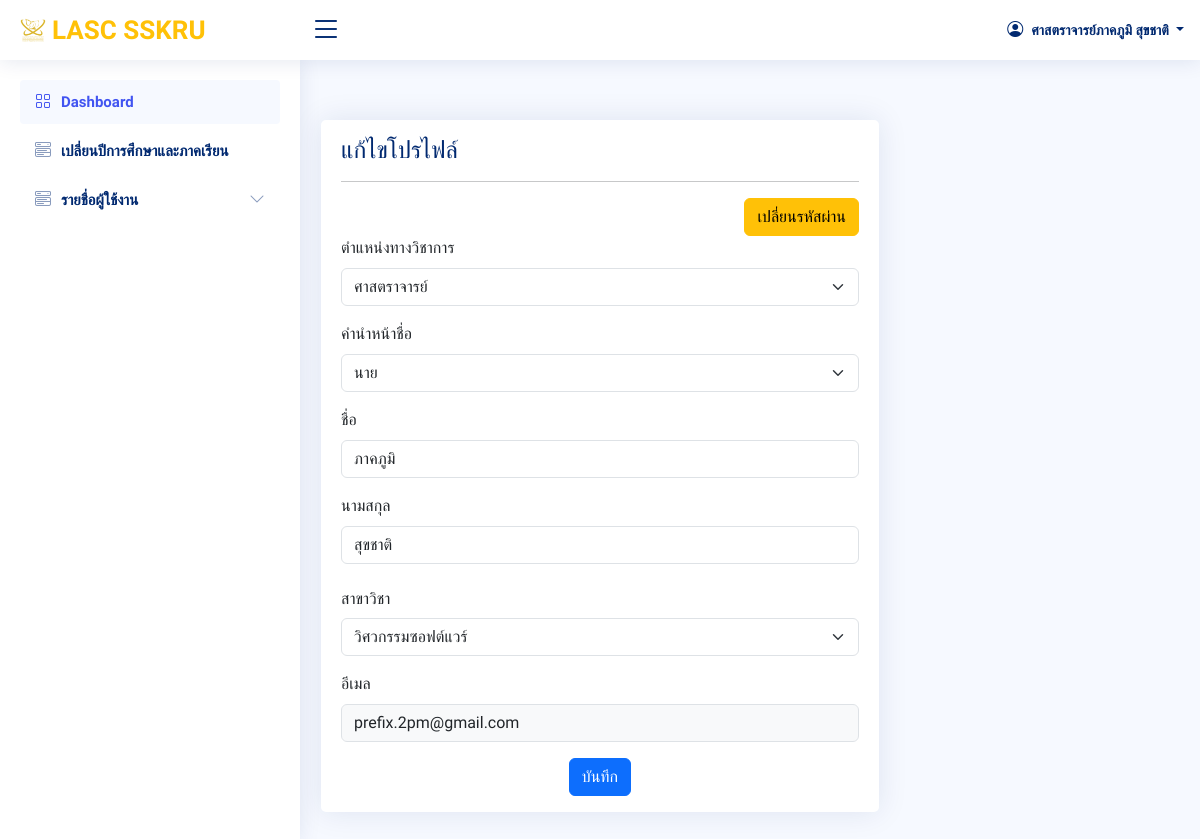
The page /index_admin.php?page=users/account&lastPage=index_admin.php?page=admin/dashboard (signed in) on the database as committed earlier.
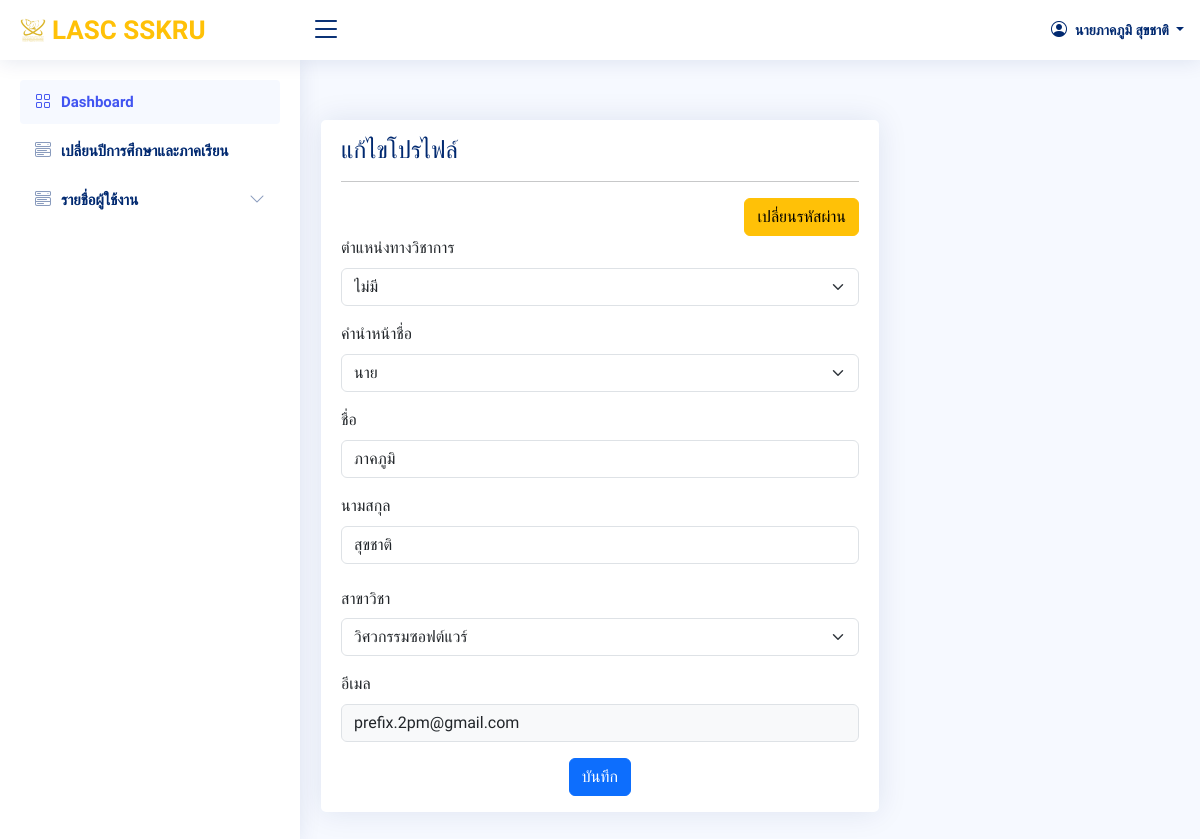
The same page on the database as committed later.
### tables this page shows
CREATE TABLE `users` (
  `userId` int(20) NOT NULL,
  `academic_rank` varchar(50) NOT NULL,
  `nametitle` varchar(50) NOT NULL,
  `firstname` varchar(50) NOT NULL,
  `lastname` varchar(50) NOT NULL,
  `branch` varchar(50) NOT NULL,
  `email` varchar(50) NOT NULL,
  `password` varchar(255) NOT NULL,
  `urole` varchar(50) NOT NULL,
  `isAdmin` varchar(10) NOT NULL,
  `created_at` timestamp NOT NULL DEFAULT current_timestamp()
);

### index_admin.php (the view, shortened to what the changed rows need)
<?php
  require_once 'config/db.php';
  $userId = $_SESSION['userId'];
  if (isset($_SESSION['userId'])) {
    $stmt = $conn->query("SELECT * FROM users WHERE userId = '$userId'");
    $stmt->execute();
    $row = $stmt->fetch(PDO::FETCH_ASSOC);
  }
?>
<!DOCTYPE html>
<html lang="en">
<head>
  <link href="assets/vendor/bootstrap/css/bootstrap.min.css" rel="stylesheet">
  <link href="assets/vendor/bootstrap-icons/bootstrap-icons.css" rel="stylesheet">
  <link href="assets/vendor/boxicons/css/boxicons.min.css" rel="stylesheet">
  <link href="assets/vendor/quill/quill.snow.css" rel="stylesheet">
  <link href="assets/vendor/quill/quill.bubble.css" rel="stylesheet">
  <link href="assets/vendor/remixicon/remixicon.css" rel="stylesheet">
  <link href="assets/vendor/simple-datatables/style.css" rel="stylesheet">
  <link href="assets/css/style.css" rel="stylesheet">
</head>
<body>
  <header id="header" class="header fixed-top d-flex align-items-center">
    <nav class="header-nav ms-auto">
      <ul class="d-flex align-items-center">
        <li class="nav-item dropdown pe-3">
          <a class="nav-link nav-profile d-flex align-items-center pe-0" href="#" data-bs-toggle="dropdown">
          <i class="bi bi-person-circle"></i>
            <span class="d-none d-md-block dropdown-toggle ps-2">
            <?php
              if($row['academic_rank'] == 'ไม่มี'){
                echo  $row['nametitle'] . $row['firstname'] . ' ' . $row['lastname'];
              }elseif(($row['academic_rank'] == 'ศาสตราจารย์' or $row['academic_rank'] == 'รองศาสตราจารย์' or $row['academic_rank'] == 'ผู้ช่วยศาสตราจารย์')and $row['nametitle'] == 'ดร.'){
                echo $row['academic_rank'] . ' ' . $row['nametitle'] . $row['firstname'] . ' ' . $row['lastname'];
              }elseif(($row['academic_rank'] == 'ศาสตราจารย์' or $row['academic_rank'] == 'รองศาสตราจารย์' or $row['academic_rank'] == 'ผู้ช่วยศาสตราจารย์')and ($row['nametitle'] == 'นาย' or $row['nametitle'] == 'นาง' or $row['nametitle'] == 'นางสาว')){
                echo $row['academic_rank'] . $row['firstname'] . ' ' . $row['lastname'];
              }
            ?>
            </span>
          </a>
        </li>
      </ul>
    </nav>
  </header>
  <main>
    <br>
    <br>
    <br>
    <?php
    $page = $_GET['page'];
    include $page . ('.php');
    ?>
</body>
</html>

### users/account.php (shortened to what the changed rows need)
<?php
    require_once "config/db.php";
    $userId = $_SESSION['userId'];
    $stmt = $conn->prepare("SELECT * FROM users WHERE userId = $userId");
    $stmt->execute();
    $data = $stmt->fetch();
?>
<div class="container">
    <div class="d-flex flex-column align-items-center justify-content-center ">
        <div class="card col-md-6 mt-5">
            <div class="card-body" style="padding-bottom:0px;">
                <form action="users/edit_account.php" method="post">
                    <div class="mb-3">
                        <label for="academic_rank" class="form-label">ตำแหน่งทางวิชาการ</label>
                        <select class="form-select" name="academic_rank" id="academic_rank" aria-describedby="academic_rank" required>
                            <option value="ไม่มี" <?php if ($data['academic_rank'] === 'ไม่มี') echo 'selected' ?>>ไม่มี</option>
                            <option value="ศาสตราจารย์" <?php if ($data['academic_rank'] === 'ศาสตราจารย์') echo 'selected' ?>>ศาสตราจารย์</option>
                        </select>
                    </div>
                    <div class="mb-3">
                        <label for="nametitle" class="form-label">คำนำหน้าชื่อ</label>
                        <select class="form-select" name="nametitle" aria-describedby="nametitle" id="nametitle" required>
                            <option value="นาย" <?php if ($data['nametitle'] === 'นาย') echo 'selected' ?>>นาย</option>
                        </select>
                    </div>
                    <div class="mb-3">
                        <label for="firstname" class="form-label">ชื่อ</label>
                        <input type="text" class="form-control" name="firstname" value="<?php echo $data['firstname']; ?>" required>
                    </div>
                    <div class="mb-3">
                        <label for="lastname" class="form-label">นามสกุล</label>
                        <input type="text" class="form-control" name="lastname" value="<?php echo $data['lastname']; ?>" required>
                    </div>
                    <div class="mb-3">
                        <label for="branch" class="col-sm-2 col-form-label ">สาขาวิชา</label>
                        <select class="form-select" name="branch" aria-describedby="branch" id="branch" required>
                            <option value="วิศวกรรมซอฟต์แวร์" <?php if ($data['branch'] === 'วิศวกรรมซอฟต์แวร์') echo 'selected' ?>>วิศวกรรมซอฟต์แวร์</option>
                        </select>
                    </div>
                    <div class="mb-3">
                        <label for="email" class="form-label">อีเมล</label>
                        <input type="email" class="form-control bg-light" name="email" value="<?php echo $data['email']; ?>" readonly>
                    </div>
                </form>
            </div>
        </div>
    </div>
</div>
</html>

Rows that differ between the two databases and show on the page:
changed users "นาย": nametitle (not shown) → "นาย"; academic_rank "ศาสตราจารย์" → "ไม่มี"; academic_rank "ศาสตราจารย์" → (not shown)
